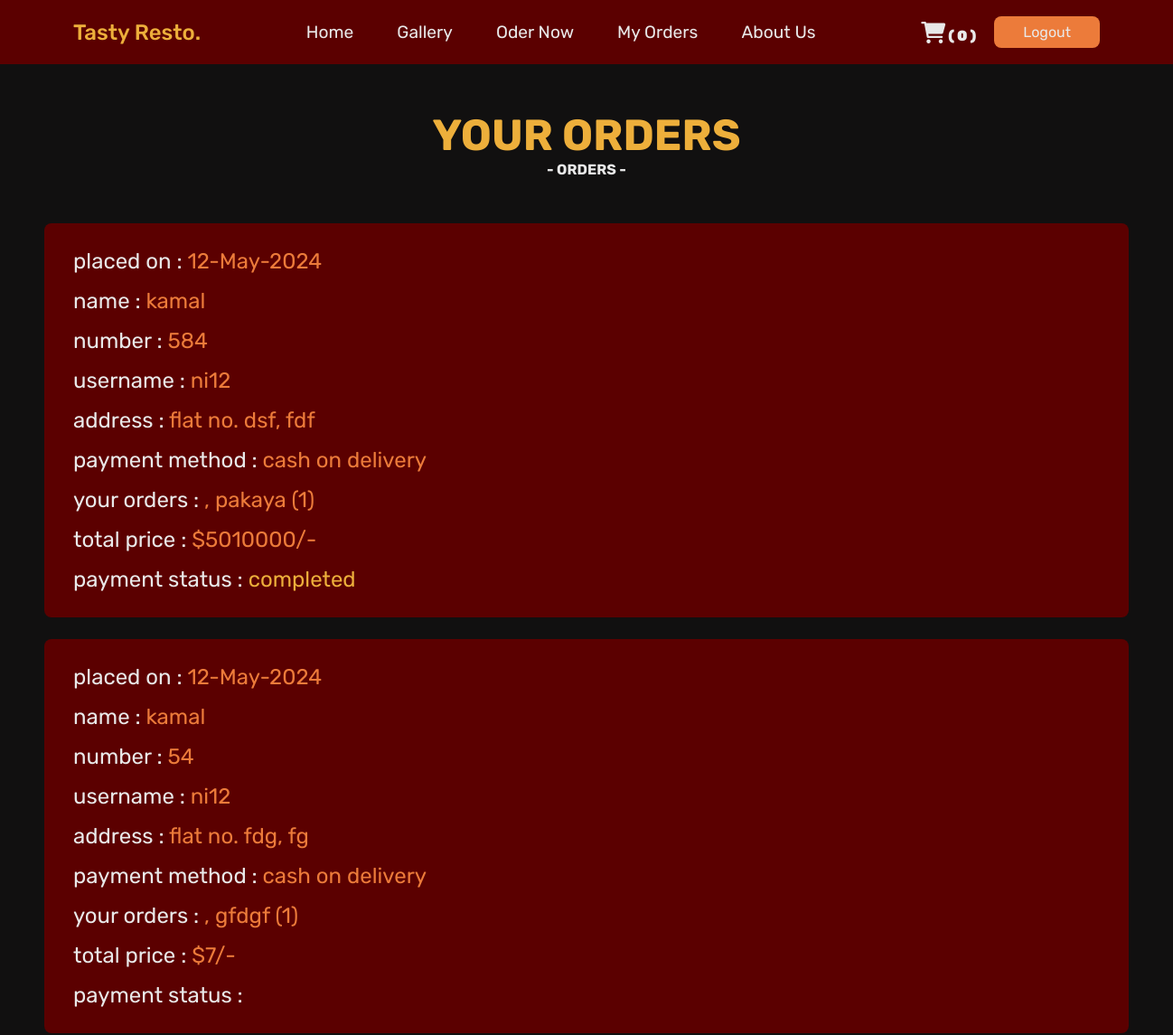
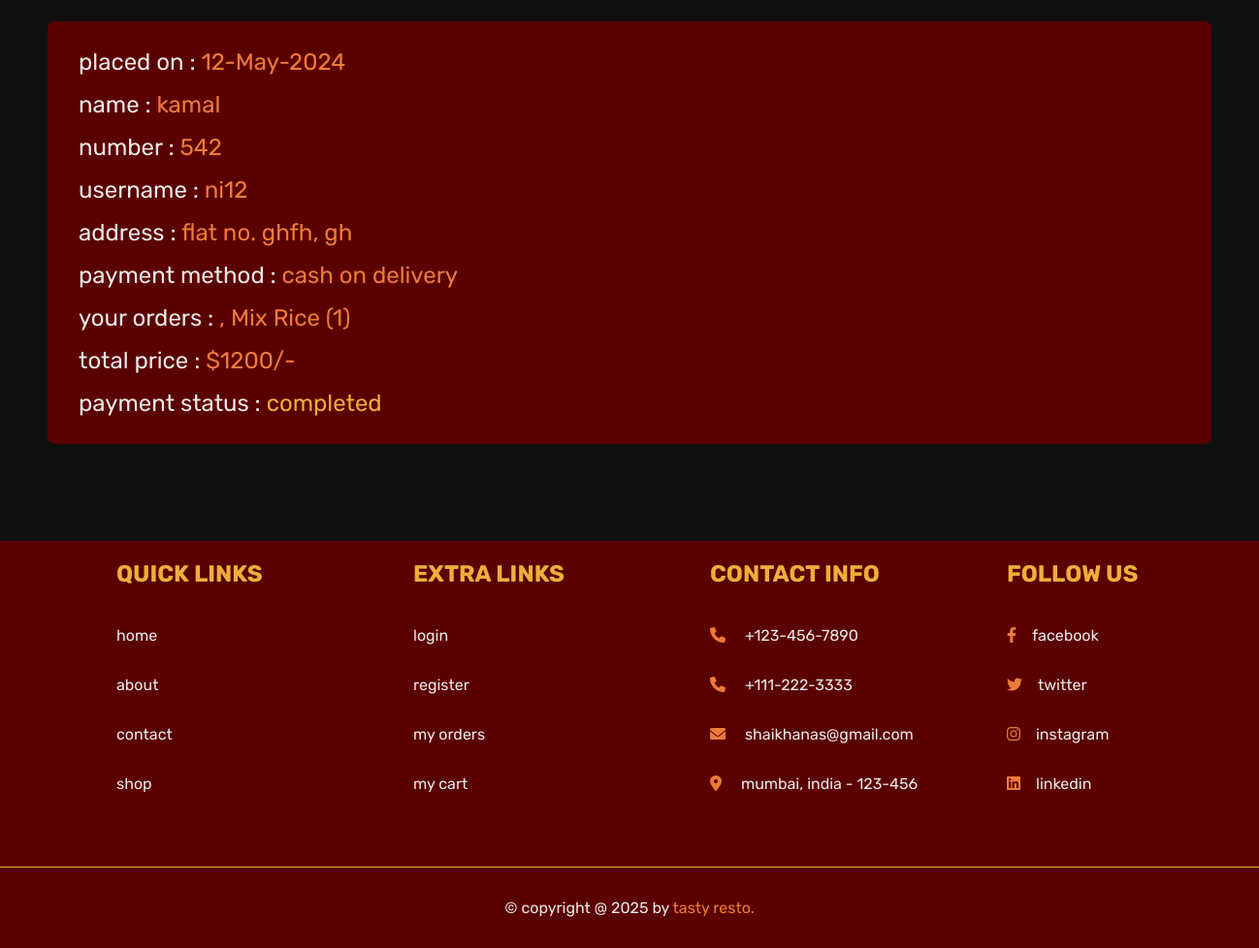
/my_orders.php (signed in), run on the app's committed database (2 pictures, top to bottom).
### tables this page shows
CREATE TABLE `orders` (
  `id` int(100) NOT NULL,
  `user_id` int(100) NOT NULL,
  `name` varchar(100) NOT NULL,
  `number` varchar(12) NOT NULL,
  `username` varchar(100) NOT NULL,
  `method` varchar(50) NOT NULL,
  `address` varchar(500) NOT NULL,
  `total_products` varchar(1000) NOT NULL,
  `total_price` int(100) NOT NULL,
  `placed_on` varchar(50) NOT NULL,
  `payment_status` varchar(20) NOT NULL DEFAULT 'pending'
);

### my_orders.php (the view, shortened to what this page needs)
<?php
@include 'config.php';
$user_id = $_SESSION['user_id'];
?>
<!DOCTYPE html>
<html lang="en">
<head>
   <link rel="stylesheet" href="https://cdnjs.cloudflare.com/ajax/libs/font-awesome/6.0.0/css/all.min.css">
   <link rel="stylesheet" href="css/style.css">
</head>
<body>
<?php @include 'header.php'; ?>
<section class="heading">
    <h3>your orders</h3>
    <h1 class="title">- orders -</h1>
</section>
<section class="placed-orders">
    <div class="box-container">
    <?php
        $select_orders = mysqli_query($conn, "SELECT * FROM `orders` WHERE user_id = '$user_id'") or die('query failed');
        if(mysqli_num_rows($select_orders) > 0){
            while($fetch_orders = mysqli_fetch_assoc($select_orders)){
    ?>
    <div class="box">
        <p> placed on : <span><?php echo $fetch_orders['placed_on']; ?></span> </p>
        <p> name : <span><?php echo $fetch_orders['name']; ?></span> </p>
        <p> number : <span><?php echo $fetch_orders['number']; ?></span> </p>
        <p> username : <span><?php echo $fetch_orders['username']; ?></span> </p>
        <p> address : <span><?php echo $fetch_orders['address']; ?></span> </p>
        <p> payment method : <span><?php echo $fetch_orders['method']; ?></span> </p>
        <p> your orders : <span><?php echo $fetch_orders['total_products']; ?></span> </p>
        <p> total price : <span>$<?php echo $fetch_orders['total_price']; ?>/-</span> </p>
        <p> payment status : <span style="color:<?php if($fetch_orders['payment_status'] == 'pending'){echo 'var(--primary-color)'; }else{echo 'var(--primary-color)';} ?>"><?php echo $fetch_orders['payment_status']; ?></span> </p>
    </div>
    <?php
        }
    }else{
        echo '<p class="empty">no orders placed yet!</p>';
    }
    ?>
    </div>
</section>
<?php @include 'footer.php'; ?>
</body>
</html>

### css/style.css (style rules this page uses)
:root { --pink:#e84393; --orange:#f39c12; --white:#fff; --light-color:#666; --light-white:#ccc; --light-bg:#f5f5f5; --border:.2rem solid var(--black); --bg-colour:#5b0000; --black:#111010; --primary-color:#edaf3b; --btn-color:#ec7b3a; --second-color:#9d2d08; --textColor:#e9e9e9; --box-shadow:0 .5rem 1rem rgb(146, 2, 2); --red:#c0392b; }
body { background-color: var(--black); }
* { font-family: 'Rubik', sans-serif; margin:0; padding:0; box-sizing: border-box; outline: none; border:none; text-decoration: none; transition:all .2s linear; }
.question .q-ans h4,p { color: var(--textColor); }
.heading { text-align: center; text-transform: uppercase; padding: 50px 0; }
.heading h3 { color: var(--primary-color); font-size: 3rem; }
.heading h1 { color: var(--textColor); font-size: 1rem; }
.placed-orders .box-container { max-width: 1200px; margin:0 auto; display: flex; flex-wrap: wrap; gap: 1.5em; align-items: flex-start; }
.placed-orders .box-container .box { background-color: var(--bg-colour); padding:1rem 2rem; flex:1 1 40rem; border-radius: .5rem; }
.placed-orders .box-container .box p { margin: .5rem 0; font-size: 1.5rem; line-height: 1.5; color:var(--textColor); }
.placed-orders .box-container .box p span { color:var(--btn-color); }

### data on the page
orders: placed_on "12-May-2024", name "kamal", number "584", username "ni12", address "flat no. dsf, fdf", method "cash on delivery", total_products ", pakaya (1)", total_price "5010000", payment_status "completed"
orders: placed_on "12-May-2024", name "kamal", number "54", username "ni12", address "flat no. fdg, fg", method "cash on delivery", total_products ", gfdgf (1)", total_price "7"
orders: placed_on "12-May-2024", name "kamal", number "542", username "ni12", address "flat no. ghfh, gh", method "cash on delivery", total_products ", Mix Rice (1)", total_price "1200", payment_status "completed"

### other printed values
$cart_num_rows "0"
